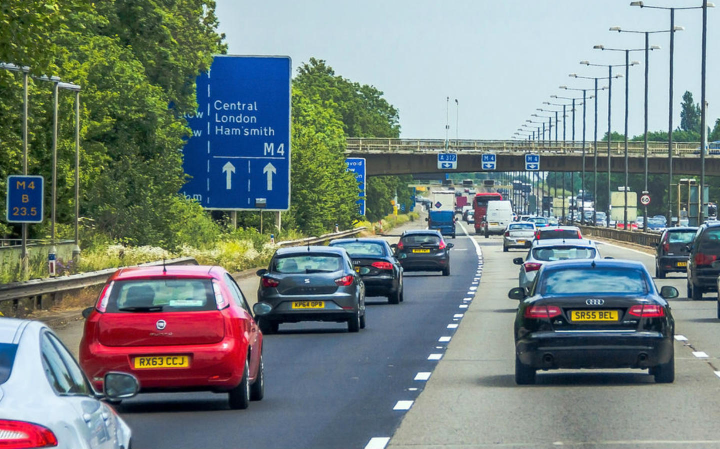
#> input picture static/imgs/test8.jpg, 1440 x 897 px, found by its file name (shown at 1/2 size)
$ python readCams.py imgs/test8.jpg imgs/test8.jpg imgs/test8.jpg
#> lines starting #> are read from the running program, lines starting #| are printed output that depends on the picture; after the words box and inside, x2 and y2 are one past the last pixel; in counts of white or black regions, pixels touching at a corner belong together
import cv2
import imutils
import numpy as np
import pytesseract
pytesseract.pytesseract.tesseract_cmd = 'C:/Program Files/Tesseract-OCR/tesseract.exe'
from PIL import Image
import sys

#fetching the image
src_path = sys.argv[1]
image = src_path + sys.argv[2]
img = cv2.imread(image ,cv2.IMREAD_COLOR)
#> img is the input picture: shape (897, 1440, 3); mean B, G, R 128.7, 131.1, 118.9
numOfCar = sys.argv[3]


#src_path = 'G:/My Drive/Third year/Final year project/Dev/static/'
#img = cv2.imread('G:/My Drive/Third year/Final year project/Dev/static/imgs/test8.jpg' ,cv2.IMREAD_COLOR)

img = cv2.resize(img, (620,480) )
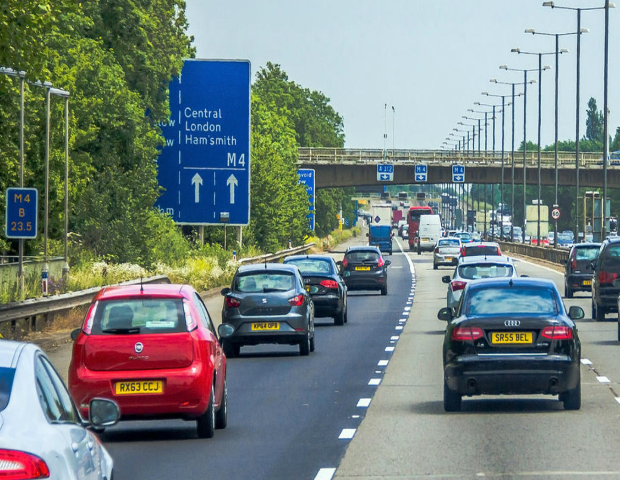
#> img: shape (480, 620, 3); mean B, G, R 128.6, 130.9, 118.8

gray = cv2.cvtColor(img, cv2.COLOR_BGR2GRAY) #convert to grey scale
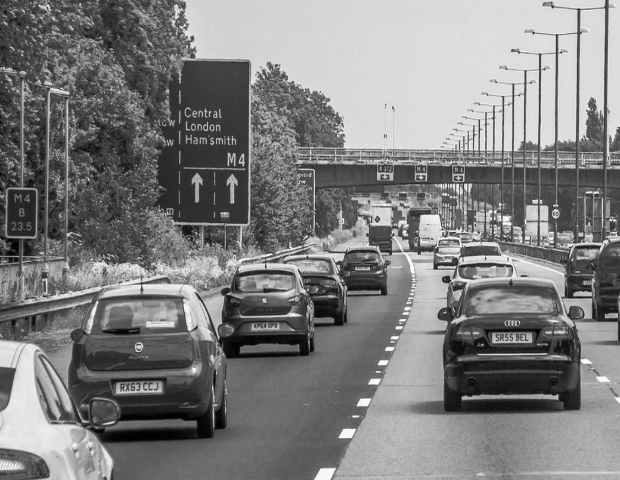
#> gray: shape (480, 620); min 0, max 254, mean 127.1
gray = cv2.bilateralFilter(gray, 11, 17, 17) #Blur to reduce noise
edged = cv2.Canny(gray, 30, 200) #Perform Edge detection
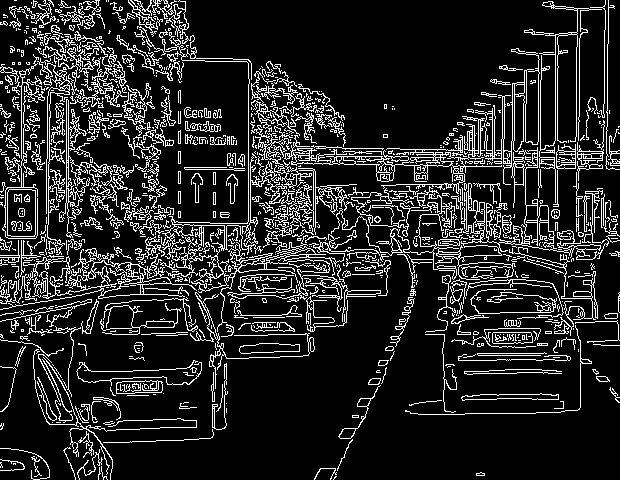
#> edged: shape (480, 620); 14.9% white in thin lines or dots

# find contours in the edged image, keep only the largest
# ones, and initialize the screen contour
cnts = cv2.findContours(edged.copy(), cv2.RETR_TREE, cv2.CHAIN_APPROX_SIMPLE)
#> cnts = 1785 contours, 1465 with area under 20; largest, box (x1, y1, x2, y2) and area: (331, 147, 609, 288) 2870, (0, 248, 197, 310) 2639, (137, 0, 380, 332) 2182, (284, 116, 502, 195) 1914, (7, 189, 36, 237) 1304
cnts = imutils.grab_contours(cnts)
cnts = sorted(cnts, key = cv2.contourArea, reverse = True)[:10]
#> cnts = 10 contours; largest, box (x1, y1, x2, y2) and area: (331, 147, 609, 288) 2870, (0, 248, 197, 310) 2639, (137, 0, 380, 332) 2182, (284, 116, 502, 195) 1914, (7, 189, 36, 237) 1304
screenCnt = None

# loop over our contours
for c in cnts:
 # approximate the contour
 peri = cv2.arcLength(c, True)
 approx = cv2.approxPolyDP(c, 0.018 * peri, True)

 # if our approximated contour has four points, then
 # we can assume that we have found our screen
 if len(approx) == 4:
  screenCnt = approx
  break
#> this loop made 1 pass
#> (peri, screenCnt) on pass 1: (4165.1, [[608, 243], [537, 147], [500, 255], [331, 231]])

if screenCnt is None:
 detected = 0
 print ("error")
else:
 detected = 1

if detected == 1:
 cv2.drawContours(img, [screenCnt], -1, (0, 255, 0), 3)
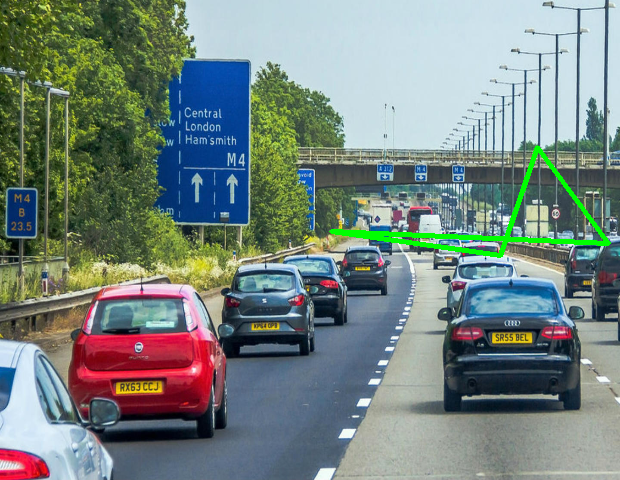
#> img: shape (480, 620, 3); 1.08% of pixels changed, all inside (x1, y1, x2, y2) = (329, 145, 611, 258)

# Masking the part other than the number plate
mask = np.zeros(gray.shape,np.uint8)
new_image = cv2.drawContours(mask,[screenCnt],0,255,-1,)
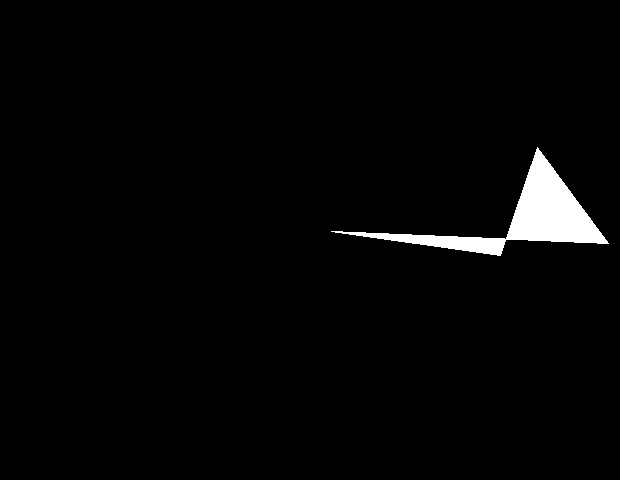
#> new_image: shape (480, 620); 2.2% white; 1 white region, box (x1, y1, x2, y2) and area: (331, 147, 609, 256) 6539
new_image = cv2.bitwise_and(img,img,mask=mask)
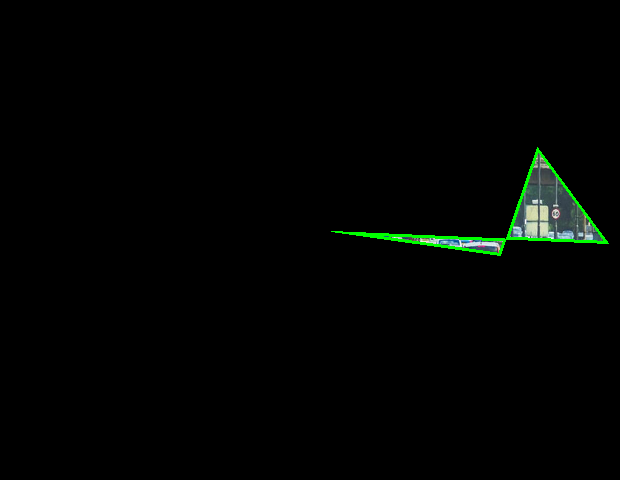
#> new_image: shape (480, 620, 3); mean B, G, R 1.9, 3.5, 1.7

# Now crop to get the area of image with the plate
(x, y) = np.where(mask == 255)
#> x = 6539 values from 147 to 255; y = 6539 values, max 608 at index 6006, min 331 at index 3855, mean 523.3
(topx, topy) = (np.min(x), np.min(y))
#> topx = 147; topy = 331
(bottomx, bottomy) = (np.max(x), np.max(y))
#> bottomx = 255; bottomy = 608
Cropped = gray[topx:bottomx+1, topy:bottomy+1]
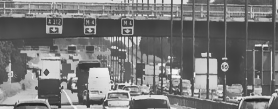
#> Cropped: shape (109, 278); min 35, max 246, mean 120.8


#cv2.imshow('image',img)
#cv2.imshow('Cropped',Cropped)
cv2.imwrite(src_path + "results/result" + numOfCar + ".jpg", Cropped)
cv2.waitKey(0)
cv2.destroyAllWindows()
